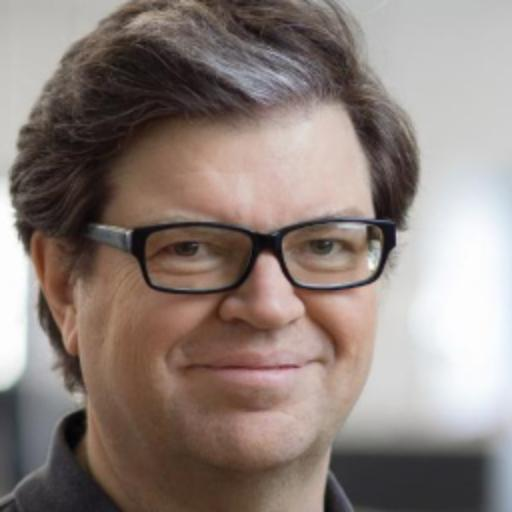
#> input picture aug_images/comp/edited/1.jpg, 512 x 512 px, given in place of two-person.jpg, which was not available
$ python visualize_results.py
#> lines starting #> are read from the running program, lines starting #| are printed output that depends on the picture; pictures that were not available may be replaced by others from this repository, and a replacement may not be noted
"""
This script will combine the results from all the methods and store in a single grid of images
"""
import os
import cv2
import numpy as np
import random

# This function load all the images for the given identity and all the methods and combine them into a single stack
# [76 lines left out: functions combine_stack, run_main, not called in this run]

# This function will add gaussian noise on the source image for the visualziation purpose
def generate_noise_vis():
    img_pt = './debug_res_vis/two-person.jpg'
    img = cv2.imread(img_pt)
#> img is the input picture: shape (512, 512, 3); mean B, G, R 122.6, 128.3, 141.5
    print("img shape: {}".format(img.shape))
#| img shape: (512, 512, 3)

    gauss_img = np.random.randn(img.shape[0],img.shape[1],img.shape[2]) * 255.0
    alpha = 0.7
    blend_img = alpha * img + (1-alpha) * gauss_img
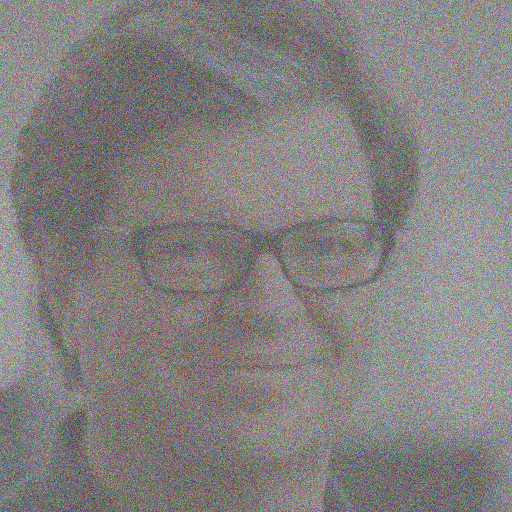
#> blend_img: shape (512, 512, 3) float64; mean B, G, R 85.9, 90.1, 99.1; drawn with min black and max white

    save_img_pt = './debug_res_vis/two-person-noise-0.7.jpg'
    cv2.imwrite(save_img_pt, blend_img)
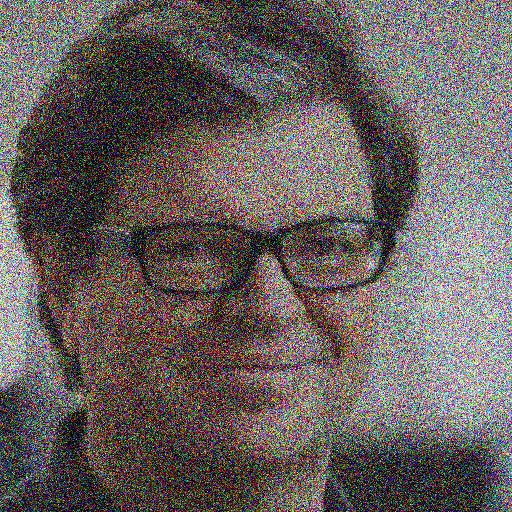
#> saved as two-person-noise-0.7.jpg: shape (512, 512, 3); mean B, G, R 93.1, 96.3, 103.6

if __name__ == "__main__":
    # run_main()
    generate_noise_vis()

$ run again, on aug_images/comp/edited/9.jpg
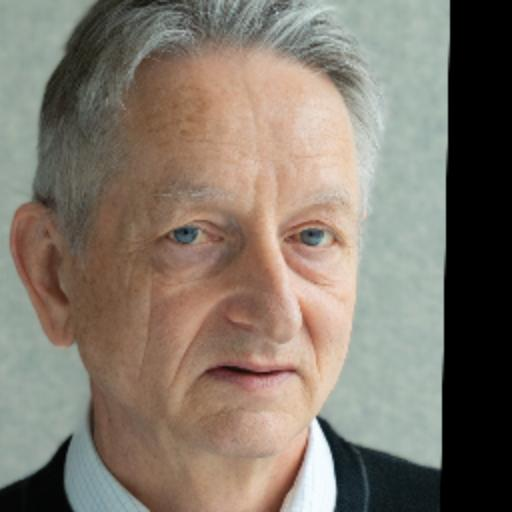
#> input picture aug_images/comp/edited/9.jpg, 512 x 512 px, given in place of two-person.jpg, which was not available
#> in generate_noise_vis, img is the input picture: shape (512, 512, 3); mean B, G, R 107.8, 119.5, 129.3
#| img shape: (512, 512, 3)
#> in generate_noise_vis, `blend_img = alpha * img + (1-alpha) * gauss_img`:
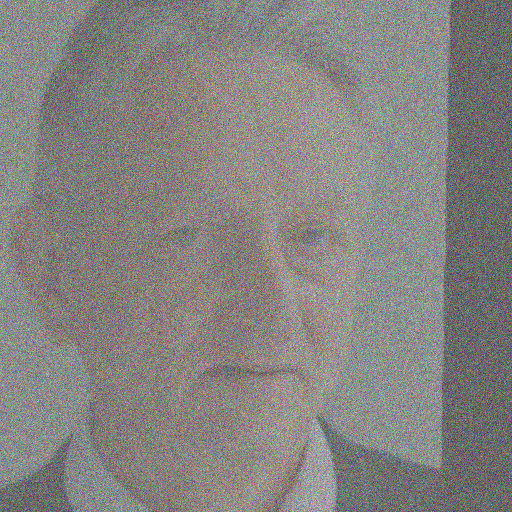
#> blend_img: shape (512, 512, 3) float64; mean B, G, R 75.6, 83.9, 90.5; drawn with min black and max white
#> in generate_noise_vis, `cv2.imwrite(save_img_pt, blend_img)`:
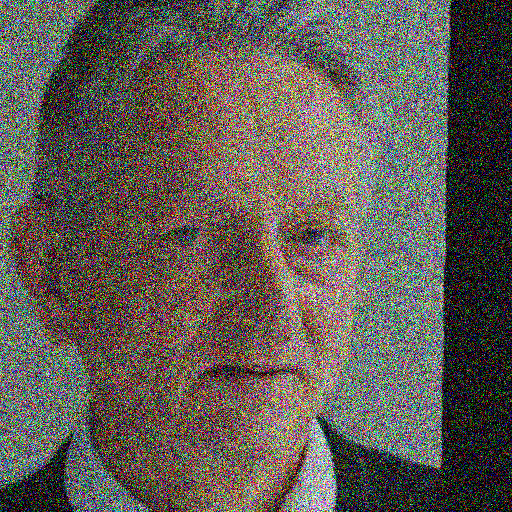
#> saved as two-person-noise-0.7.jpg: shape (512, 512, 3); mean B, G, R 84.7, 91.7, 97.4
